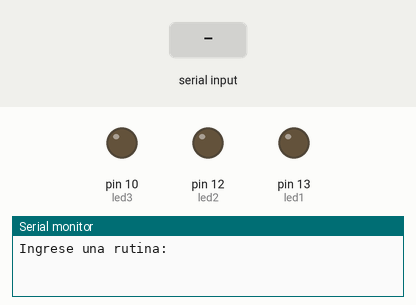
Simulated run of this sketch. Board: Arduino Uno, built with avr-gcc and run on an emulated ATmega328P. Shown: output pins drawn as LEDs (lit = HIGH), the last lines printed to the serial monitor. Inputs (shaded band) come from the test bench.

Above: at 1.2 s.
1.3 s: "B" received over Serial
At 2.7 s:
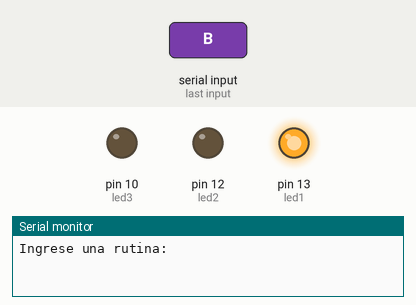
4.3 s: "A" received over Serial
7.3 s: "b" received over Serial
At 10.1 s:
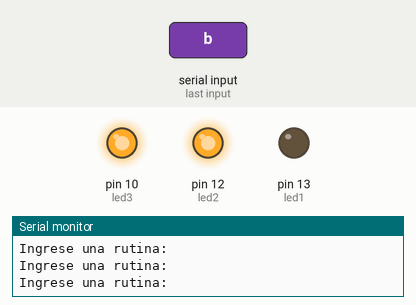
10.3 s: "a" received over Serial
13.3 s: "C" received over Serial
At 15.4 s:
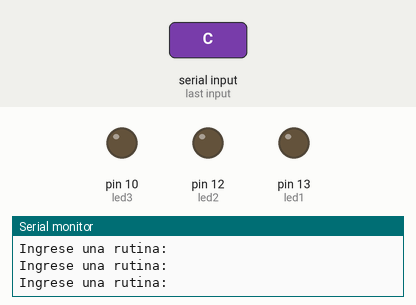
Timing chart, 0 to 16.8 s (numbered marks = the images above; inputs shaded):
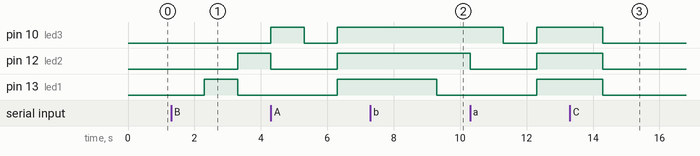

Measured:
- after the input at 1.3 s, pin 12 (led2): LOW → HIGH after 2.0 s; pin 13 (led1): LOW → HIGH after 1.0 s, → LOW 1.0 s later
- after the input at 7.3 s, pin 13 (led1): HIGH → LOW after 2.0 s
- after the input at 13.3 s, pin 10 (led3), pin 12 (led2), pin 13 (led1): HIGH → LOW after 1.0 s

The sketch:

Practica2_2202.ino
```cpp
// C++ code
//

/*
Avisos luminosos S.A. te ha contratado para que realices un programa que tiene
la característica de recibir datos, porque la idea es que el aviso de luces
se ubique en el piso 130 del Edificio Bulli y tu lo puedas controlar desde el piso 1,
así que por cada letra que le escribas por teclado a la Consola serial el programa
debe hacer determinada rutina con tres LEDs, si le escribes:
-Letra A: Prende los tres LED

-Letra B: Prende el LED1 por un segundo y lo apaga, luego prende el LED2 por un segundo y lo apaga y finalmente prende el LED3 por un segundo y lo apaga, y vuelve a comenzar. Esta rutina genera una sensación de movimiento.

-Letra C: Apaga los tres LED
*/


String letra = "";
int led1 = 13;
int led2 = 12;
int led3 = 10;
void setup()
{
  pinMode(led1,OUTPUT);
  pinMode(led2,OUTPUT);
  pinMode(led3,OUTPUT);
  Serial.begin(9600);
}

void loop()
{
  Serial.println("Ingrese una rutina: ");
  while(Serial.available()==0){
    if(letra == "B" || letra == "b")
      RutinaB();
  }
  letra = Serial.readString();
  if(letra == "A" || letra == "a"){
    RutinaA();
  }
  else if(letra == "B" || letra == "b"){
  	RutinaB();
  }
  else if(letra == "C" || letra == "c"){
  	RutinaC();
  }
  else{
  	Serial.println("Error: Rutina no reconocida");
  }
}

void RutinaA(){
	digitalWrite(led1,HIGH);
  	digitalWrite(led2,HIGH);
  	digitalWrite(led3,HIGH);
}

void RutinaB(){
	digitalWrite(led1,HIGH);
  	delay(1000);
  	digitalWrite(led1,LOW);
  	digitalWrite(led2,HIGH);
  	delay(1000);
  	digitalWrite(led2,LOW);
  	digitalWrite(led3,HIGH);
  	delay(1000);
  	digitalWrite(led3,LOW);
}

void RutinaC(){
	digitalWrite(led1,LOW);
  	digitalWrite(led2,LOW);
  	digitalWrite(led3,LOW);
}
```
